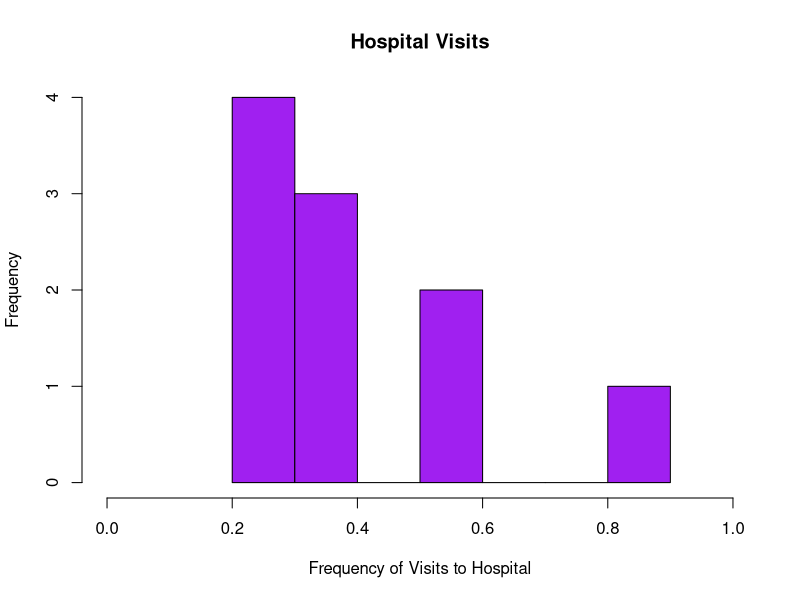
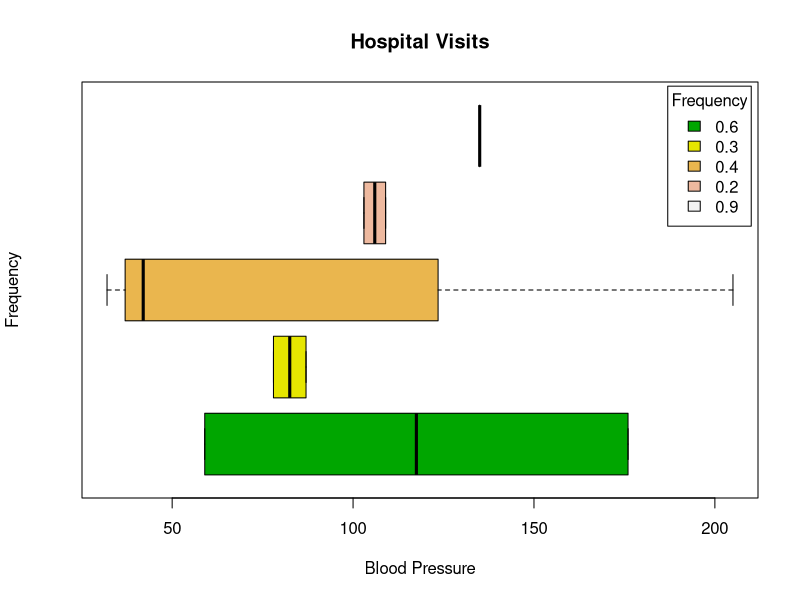

Write the R code that produced these figures, in order.
Visits <- matrix(c(0.6,103,1,0,0,0.3,87,1,0,1,0.4,32,1,1,0,0.4,42,1,1,1,0.2,59,0,0,0,0.6,109,0,0,1,0.3,78,0,1,0,0.4,205,0,1,1,0.9,135,NA,1,1,0.2,176,1,1,1),ncol=5,byrow=TRUE)
colnames(Visits) <- c("Frequency","BP","First","Second","Final Decision")
rownames(Visits) <- c("Patient 1","Patient 2","Patient 3","Patient 4", "Patient 5", "Patient 6", "Patient 7", "Patient 8", "Patient 9", "Patient 10")
Visits <- as.table(Visits)
Visits
A<-c(0.6,0.3,0.4,0.4,0.2,0.6,0.3,0.4,0.9,0.2)
B<-c(103,87,32,42,59,109,78,205,135,176)
Frequency<-(A)
BloodPressure<-(B)
Frequency
BloodPressure
hist(Frequency,
     main="Hospital Visits",
     xlab="Frequency of Visits to Hospital",
     xlim=c(0,1),
     col="purple",
     border="Black"
)
BloodPressure
boxplot(BloodPressure~Frequency,main="Hospital Visits",yaxt="n",xlab="Blood Pressure",horizontal=TRUE,col=terrain.colors(5))
legend("topright", inset=.01,title="Frequency",c("0.6","0.3","0.4","0.2","0.9"),fill=terrain.colors(5),horiz=FALSE)